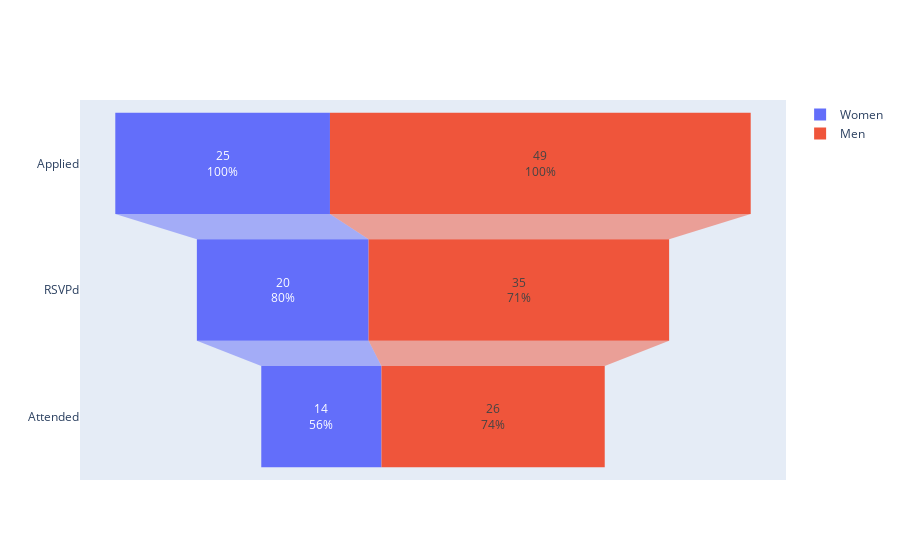

Source (notebook cell):
### Code cell
from plotly import graph_objects as go

fig = go.Figure()

fig.add_trace(go.Funnel(
    name = 'Women',
    y = ["Applied", "RSVPd", "Attended"],
    x = [25, 20, 14],
    textinfo = "value+percent initial"))

fig.add_trace(go.Funnel(
    name = 'Men',
    orientation = "h",
    y = ["Applied", "RSVPd", "Attended"],
    x = [49, 35, 26],
    textposition = "inside",
    textinfo = "value+percent previous",      
    ))

#fig.write_html(f'../graphs/1_funnel.html', include_plotlyjs="cdn")
fig.show()

### Figure 1 — Plotly figure (JSON) as saved in the notebook; plotly's stock layout.template omitted (floating-point values rounded to 4 significant figures)
{"data": [{"name": "Women", "textinfo": "value+percent initial", "type": "funnel", "x": [25, 20, 14], "y": ["Applied", "RSVPd", "Attended"]}, {"name": "Men", "orientation": "h", "textinfo": "value+percent previous", "textposition": "inside", "type": "funnel", "x": [49, 35, 26], "y": ["Applied", "RSVPd", "Attended"]}], "layout": {}}
